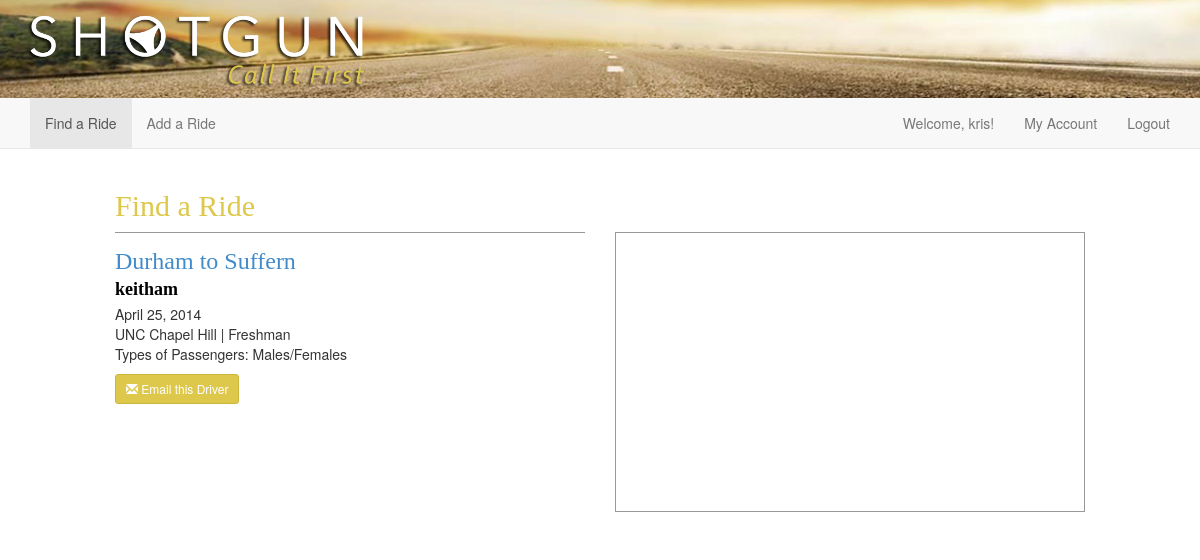
Before: /rides/show/1 (signed in) with the older database file.
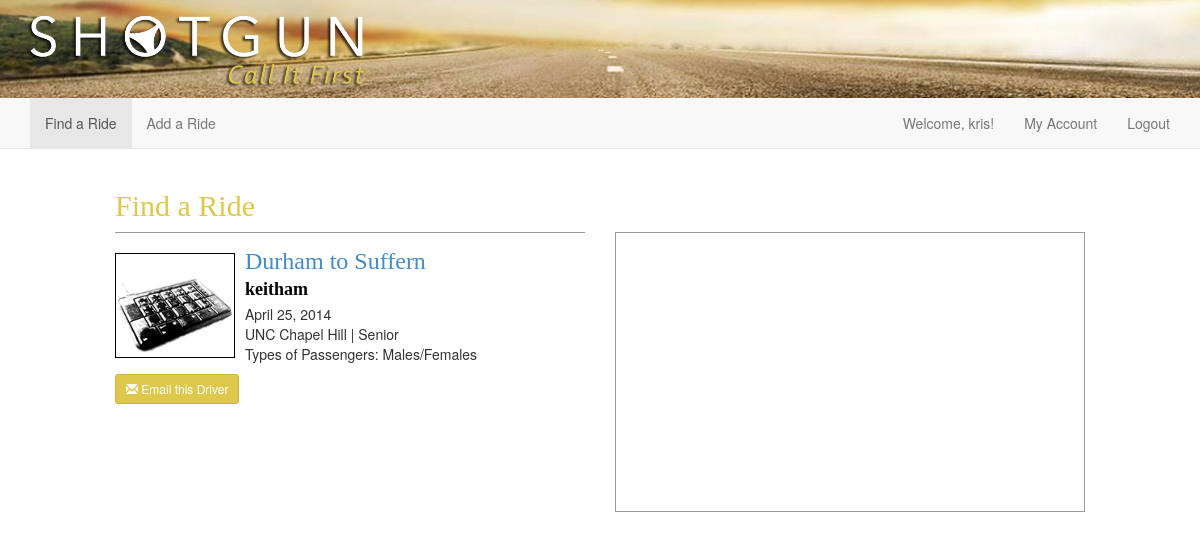
After: the same page with the newer database file.
### drive/models.py (models this page shows, shortened)
class Ride(models.Model):
    driver = models.ForeignKey(User)
    fromLocation = models.ForeignKey('Location', related_name='ride_from_set')
    toLocation = models.ForeignKey('Location', related_name='ride_to_set')
    leavingOn = models.DateField()
    gasMoney = models.DecimalField(max_digits=6, decimal_places=2)
    luggageRoom = models.IntegerField()

class ShotgunProfile(models.Model):
    YEARS = (
        ('Freshman', 'Freshman'),
        ('Sophomore', 'Sophomore'),
        ('Junior', 'Junior'),
        ('Senior', 'Senior'),
        ('Professor', 'Professor'),
    )
    SCHOOLS = (
        ('UNC Chapel Hill', 'UNC Chapel Hill'),
    )
    PASSENGERS = (
        ('Males', 'Males'),
        ('Females', 'Females'),
        ('Males/Females', 'Males/Females'),
    )
    user = models.OneToOneField(User, related_name='shotgunprofile')
    avatar = models.ImageField(upload_to='images/avatars/', default='', blank=True)
    school = models.CharField(max_length=50, choices=SCHOOLS, default='UNC Chapel Hill')
    year = models.CharField(max_length=10, choices=YEARS, default='Freshman')
    passengers = models.CharField(max_length=15, choices=PASSENGERS, default='Males/Females')

class Location(models.Model):
    lat = models.DecimalField(max_digits=10, decimal_places=6)
    lng = models.DecimalField(max_digits=10, decimal_places=6)
    formattedAddress = models.CharField(max_length=255)
    city = models.CharField(max_length=255)

### drive/views.py (the view)
# urls.py: url(r'^rides/show/(?P<pk>\d+)$', views.rides_show, name='rides_show'),
def rides_show(request, pk):
    ride = get_object_or_404(Ride, id=pk)
    return render(request, "rides/show.html", {'ride': ride})

### shotgun/resources/templates/rides/show.html (shortened to what this page needs)
{% extends 'layout_header.html' %}
{% block content %}
    <section id="section-ride-index">
        <div class="row">
            <div class="col-xs-12 col-sm-10 col-sm-offset-1">
                <div class="row">
                    <div class="col-xs-12">
                        <h2>Find a Ride</h2>
                    </div>
                </div>
                <div class="row">
                    <div class="col-md-6">
                        {% include 'rides/ride.html' with ride=ride %}
                        {% if user.is_authenticated %}
                            <div class="row">
                                <div class="col-xs-12">
                                    <a href="mailto:{{ride.driver.user.email}}" class="btn btn-sm btn-primary"><span class="glyphicon glyphicon-envelope"></span> Email this Driver</a>
                                </div>
                            </div>
                        {% else %}
                            <div class="row">
                                <div class="col-xs-12">
                                    <a href="{% url 'home' %}" class="btn btn-sm btn-primary"><span class="glyphicon glyphicon-envelope"></span> Log In to Email this Driver</a>
                                </div>
                            </div>
                        {% endif %}
                    </div>
                    <div class="col-md-6">
                        <div id="map_canvas" class="col-xs-12"></div>
                    </div>
                </div>
            </div>
        </div>
    </section>
{% endblock %}

### shotgun/resources/templates/rides/ride.html
<div class="ride">
   {% if user.shotgunprofile.avatar.url != "/uploads/False" %}<div class="img"><img src="{{ ride.driver.shotgunprofile.avatar.url }}" alt="Driver Image"></div>{% endif %}
    <h3><a href="{% url 'rides_show' pk=ride.id %}">{{ride.fromLocation.city}} to {{ride.toLocation.city}}</a></h3>
    <h4>{{ride.driver.username}}</h4>
    <p>
        {{ride.leavingOn}}<br>
        {{ride.driver.shotgunprofile.school}} |
        {{ride.driver.shotgunprofile.year}}<br>
        Types of Passengers: {{ride.driver.shotgunprofile.passengers}}<br>
    </p>
</div>

Changed rows visible on the page:
changed through a linked row, Ride "Durham": driver.shotgunprofile.avatar: picture added; driver.shotgunprofile.year "Freshman" → "Senior"
